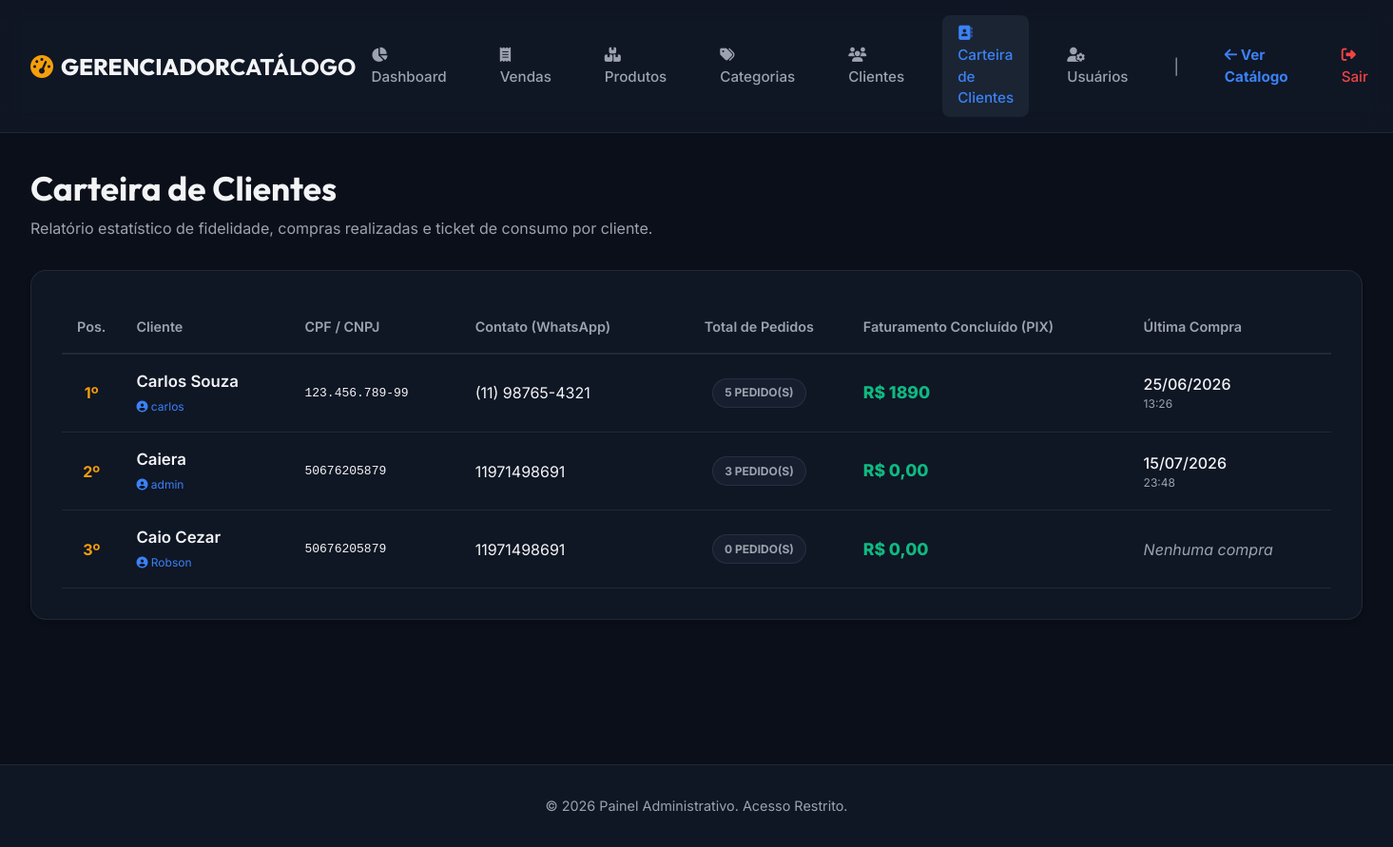
Page /dashboard/carteira/ (signed in) on the earlier database version.
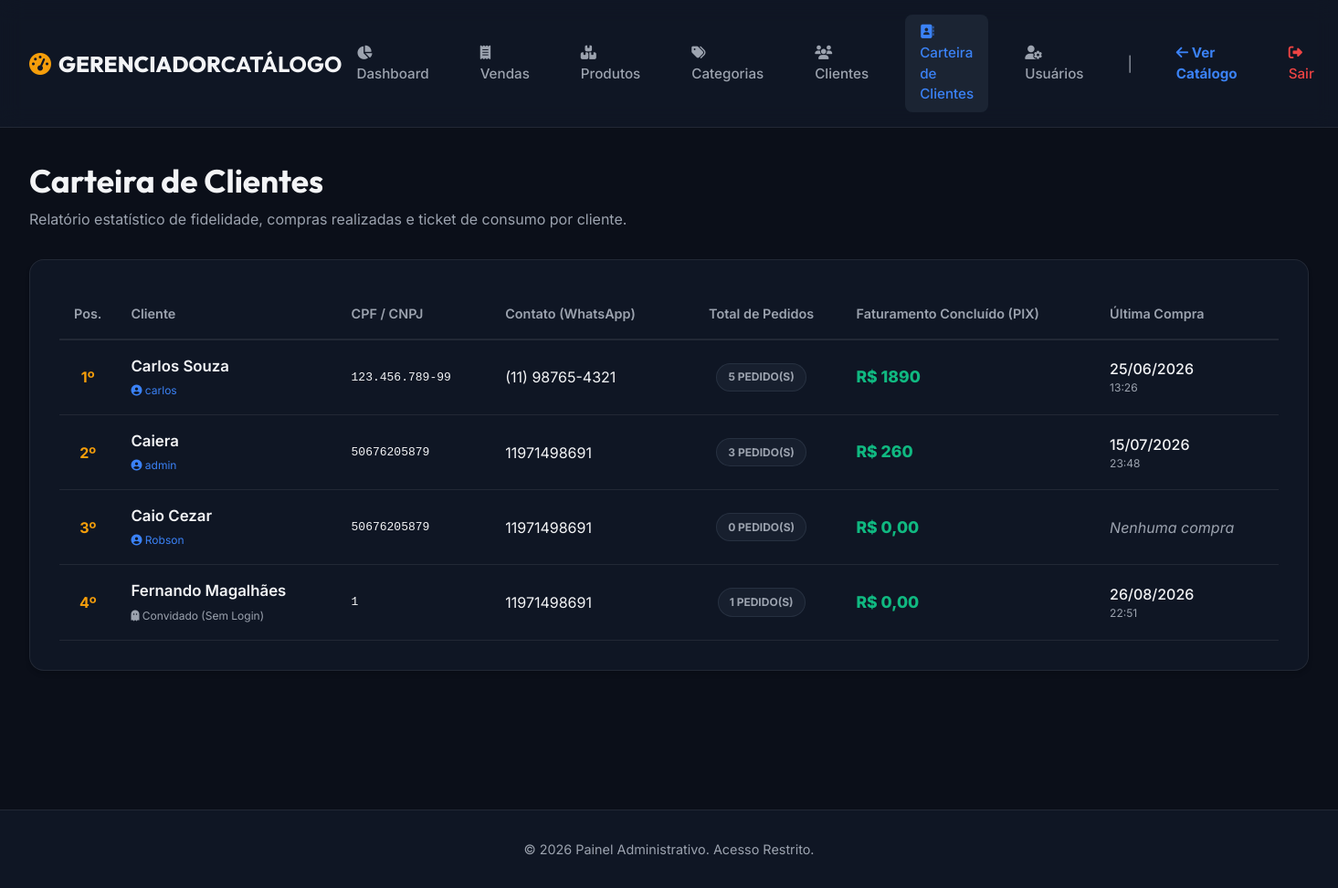
Same page on the later database version.
### catalogo/models.py (models this page shows, shortened)
class Client(models.Model):
    user = models.OneToOneField(User, on_delete=models.SET_NULL, null=True, blank=True, related_name="client_profile", verbose_name="Usuário Relacionado")
    name = models.CharField(max_length=200, verbose_name="Nome Completo")
    cpf_cnpj = models.CharField(max_length=20, verbose_name="CPF/CNPJ", blank=True, default="")
    birthday = models.DateField(verbose_name="Data de Aniversário", null=True, blank=True)
    contact = models.CharField(max_length=50, verbose_name="Contato/Telefone")
    address = models.TextField(verbose_name="Endereço Completo", blank=True, default="")
    class Meta:
        verbose_name = "Cliente"
        verbose_name_plural = "Clientes"

class Purchase(models.Model):
    STATUS_CHOICES = [
        ("Pendente", "Pendente"),
        ("Finalizada", "Finalizada"),
        ("Cancelada", "Cancelada"),
    ]
    client = models.ForeignKey(Client, on_delete=models.CASCADE, related_name="purchases", verbose_name="Cliente")
    date = models.DateTimeField(default=timezone.now, verbose_name="Data da Compra")
    total_value = models.DecimalField(max_digits=10, decimal_places=2, default=0.00, verbose_name="Valor Total")
    status = models.CharField(max_length=20, choices=STATUS_CHOICES, default="Pendente", verbose_name="Status")
    payment_method = models.CharField(max_length=50, default="PIX", verbose_name="Método de Pagamento")
    payment_link = models.URLField(max_length=500, blank=True, default="", verbose_name="Link de Pagamento")
    discount = models.DecimalField(max_digits=10, decimal_places=2, default=0.00, verbose_name="Desconto")
    due_date = models.DateField(null=True, blank=True, verbose_name="Data para Pagar")
    is_paid = models.BooleanField(default=False, verbose_name="Pago")
    class Meta:
        verbose_name = "Compra"
        verbose_name_plural = "Compras"

### catalogo/views.py (the view)
# urls.py: path('dashboard/carteira/', views.admin_client_portfolio, name='admin_client_portfolio'),
@staff_member_required
def admin_client_portfolio(request):
    clients = Client.objects.all().order_by('name')
    portfolio = []
    for client in clients:
        purchases = Purchase.objects.filter(client=client)
        purchases_count = purchases.count()
        total_spent = purchases.filter(status='Finalizada').aggregate(total=Sum('total_value'))['total'] or Decimal('0.00')
        last_purchase = purchases.order_by('-date').first()
        last_purchase_date = last_purchase.date if last_purchase else None
        portfolio.append({
            'client': client,
            'purchases_count': purchases_count,
            'total_spent': total_spent,
            'last_purchase_date': last_purchase_date
        })
    portfolio.sort(key=lambda x: x['total_spent'], reverse=True)
    return render(request, 'catalogo/admin_client_portfolio.html', {
        'portfolio': portfolio
    })

### catalogo/templates/catalogo/admin_client_portfolio.html (shortened to what this page needs)
{% extends 'catalogo/admin_base.html' %}
{% block content %}
    <div class="admin-card-header" style="margin-bottom: 2rem;">
        <div>
            <h1 style="font-family: var(--font-title); font-size: 2.2rem; margin-bottom: 0.2rem;">Carteira de Clientes</h1>
            <p style="color: var(--text-muted);">Relatório estatístico de fidelidade, compras realizadas e ticket de consumo por cliente.</p>
        </div>
    </div>
    <div class="admin-card">
        <div class="table-responsive">
            <table class="admin-table">
                <thead>
                    <tr>
                        <th style="width: 50px; text-align: center;">Pos.</th>
                        <th>Cliente</th>
                        <th>CPF / CNPJ</th>
                        <th>Contato (WhatsApp)</th>
                        <th style="text-align: center;">Total de Pedidos</th>
                        <th>Faturamento Concluído (PIX)</th>
                        <th>Última Compra</th>
                    </tr>
                </thead>
                <tbody>
                    {% for item in portfolio %}
                        <tr>
                            <td style="text-align: center; font-weight: bold; color: var(--warning);">
                                {{ forloop.counter }}º
                            </td>
                            <td>
                                <div style="font-weight: 600; font-size: 1.05rem;">{{ item.client.name }}</div>
                                {% if item.client.user %}
                                    <span style="font-size: 0.75rem; color: var(--accent);"><i class="fa-solid fa-circle-user"></i> {{ item.client.user.username }}</span>
                                {% else %}
                                    <span style="font-size: 0.75rem; color: var(--text-muted);"><i class="fa-solid fa-ghost"></i> Convidado (Sem Login)</span>
                                {% endif %}
                            </td>
                            <td style="font-family: monospace;">{{ item.client.cpf_cnpj|default:"-" }}</td>
                            <td>{{ item.client.contact }}</td>
                            <td style="text-align: center; font-weight: bold;">
                                <span class="badge" style="background: rgba(100, 116, 139, 0.1); color: var(--text-muted); border: 1px solid rgba(100, 116, 139, 0.2);">
                                    {{ item.purchases_count }} pedido(s)
                                </span>
                            </td>
                            <td style="font-weight: 800; color: var(--success); font-size: 1.1rem;">
                                R$ {{ item.total_spent }}
                            </td>
                            <td>
                                {% if item.last_purchase_date %}
                                    <div style="font-weight: 500;">{{ item.last_purchase_date|date:"d/m/Y" }}</div>
                                    <div style="font-size: 0.75rem; color: var(--text-muted);">{{ item.last_purchase_date|date:"H:i" }}</div>
                                {% else %}
                                    <span style="color: var(--text-muted); font-style: italic;">Nenhuma compra</span>
                                {% endif %}
                            </td>
                        </tr>
                    {% endfor %}
                </tbody>
            </table>
        </div>
    </div>
{% endblock %}

Differences in the rows shown:
computed for Client "Caiera": total_spent "0,00" → "260"
added Client: client.name "Fernando Magalhães", shows "Convidado (Sem Login)", client.cpf_cnpj "1", client.contact "11971498691", purchases_count "1", total_spent "0,00", last_purchase_date "26/08/2026", last_purchase_date "22:51"
